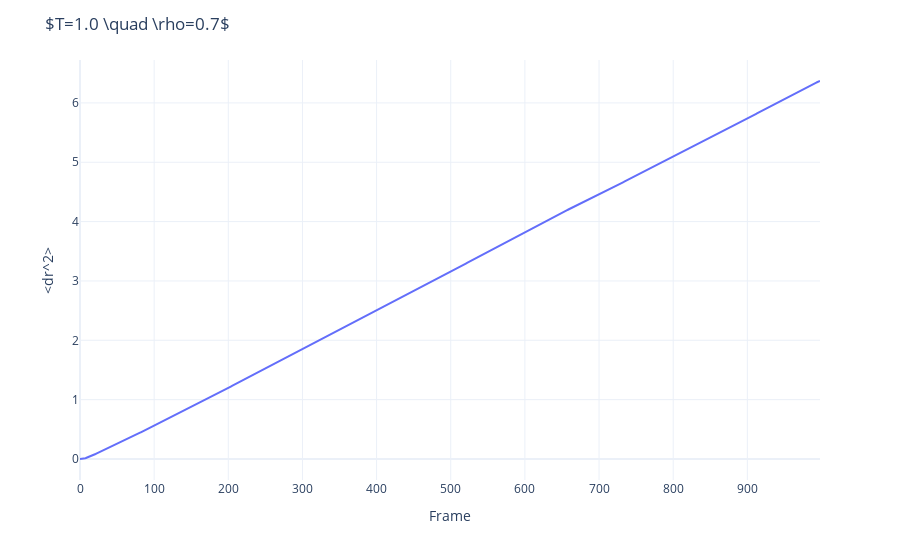

Write notebook code for a chart like this one.
### Code cell
fig = px.line(x=np.arange(0, frames, 1),y=msd,labels={'x':'Frame', 'y':'<dr^2>'})
fig.update_layout(template='plotly_white',title=r'$T=1.0 \quad \rho=0.7$')
fig.show()

### Figure 1 — Plotly figure (JSON) as saved in the notebook; plotly's stock layout.template omitted (floating-point values rounded to 4 significant figures; data arrays with more than 128 entries replaced by an {"elided": "..."} marker saying what was removed)
{"data": [{"hoverlabel": {"namelength": 0}, "hovertemplate": "Frame=%{x}<br><dr^2>=%{y}", "legendgroup": "", "line": {"color": "#636efa", "dash": "solid"}, "mode": "lines", "name": "", "showlegend": false, "type": "scatter", "x": {"elided": "999 int values"}, "xaxis": "x", "y": {"elided": "999 float values"}, "yaxis": "y"}], "layout": {"legend": {"tracegroupgap": 0}, "margin": {"t": 60}, "title": {"text": "$T=1.0 \\quad \\rho=0.7$"}, "xaxis": {"anchor": "y", "domain": [0, 1], "title": {"text": "Frame"}}, "yaxis": {"anchor": "x", "domain": [0, 1], "title": {"text": "<dr^2>"}}}}
